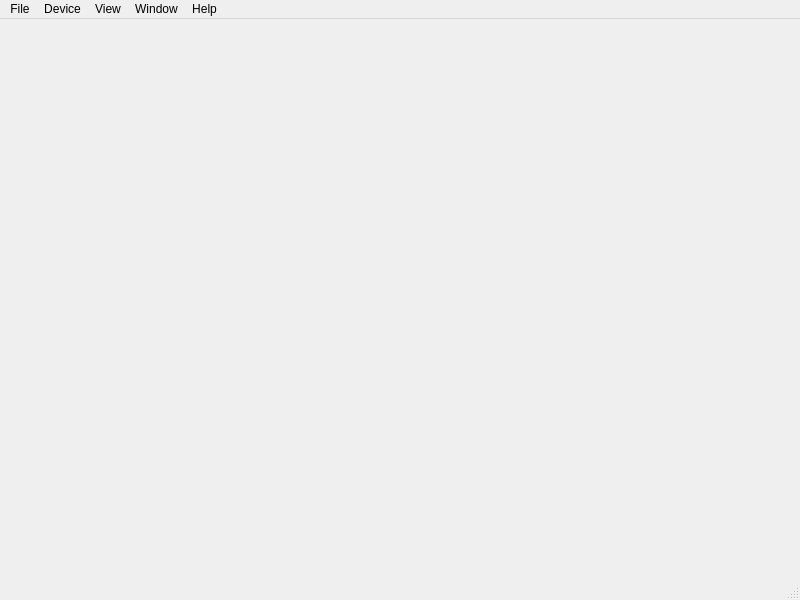
<?xml version="1.0" encoding="UTF-8"?>
<ui version="4.0">
 <class>MainWindow</class>
 <widget class="QMainWindow" name="MainWindow">
  <property name="geometry">
   <rect>
    <x>0</x>
    <y>0</y>
    <width>800</width>
    <height>600</height>
   </rect>
  </property>
  <property name="windowTitle">
   <string>MainWindow</string>
  </property>
  <widget class="QWidget" name="centralwidget"/>
  <widget class="QMenuBar" name="menubar">
   <property name="geometry">
    <rect>
     <x>0</x>
     <y>0</y>
     <width>800</width>
     <height>22</height>
    </rect>
   </property>
   <widget class="QMenu" name="menuFile">
    <property name="title">
     <string>File</string>
    </property>
    <addaction name="actionSave_setup"/>
    <addaction name="actionLoad_setup"/>
    <addaction name="actionSave_image"/>
    <addaction name="actionQuit"/>
   </widget>
   <widget class="QMenu" name="menuDevice">
    <property name="title">
     <string>Device</string>
    </property>
    <widget class="QMenu" name="menuConnect_to">
     <property name="enabled">
      <bool>false</bool>
     </property>
     <property name="title">
      <string>Connect to</string>
     </property>
     <addaction name="actionDummy"/>
    </widget>
    <addaction name="actionUpdate_Device_List"/>
    <addaction name="menuConnect_to"/>
    <addaction name="actionDisconnect"/>
    <addaction name="separator"/>
    <addaction name="actionManual_Control"/>
    <addaction name="actionFirmware_Update"/>
    <addaction name="separator"/>
    <addaction name="actionSource_Calibration"/>
    <addaction name="actionReceiver_Calibration"/>
    <addaction name="actionFrequency_Calibration"/>
   </widget>
   <widget class="QMenu" name="menuWindow">
    <property name="title">
     <string>Window</string>
    </property>
    <widget class="QMenu" name="menuDocks">
     <property name="title">
      <string>Docks</string>
     </property>
     <addaction name="actionDummy_2"/>
    </widget>
    <widget class="QMenu" name="menuToolbars">
     <property name="title">
      <string>Toolbars</string>
     </property>
     <addaction name="actionDummy_3"/>
    </widget>
    <addaction name="menuDocks"/>
    <addaction name="menuToolbars"/>
    <addaction name="actionPreferences"/>
   </widget>
   <widget class="QMenu" name="menuHelp">
    <property name="title">
     <string>Help</string>
    </property>
    <addaction name="actionAbout"/>
   </widget>
   <widget class="QMenu" name="menuView">
    <property name="title">
     <string>View</string>
    </property>
    <addaction name="actionPreset"/>
   </widget>
   <addaction name="menuFile"/>
   <addaction name="menuDevice"/>
   <addaction name="menuView"/>
   <addaction name="menuWindow"/>
   <addaction name="menuHelp"/>
  </widget>
  <widget class="QStatusBar" name="statusbar"/>
  <action name="actionQuit">
   <property name="icon">
    <iconset theme="application-exit">
     <normaloff>.</normaloff>.</iconset>
   </property>
   <property name="text">
    <string>Quit</string>
   </property>
  </action>
  <action name="actionUpdate_Device_List">
   <property name="enabled">
    <bool>true</bool>
   </property>
   <property name="icon">
    <iconset theme="view-refresh" resource="icons.qrc">
     <normaloff>:/icons/refresh.png</normaloff>:/icons/refresh.png</iconset>
   </property>
   <property name="text">
    <string>Update Device List</string>
   </property>
  </action>
  <action name="actionDisconnect">
   <property name="enabled">
    <bool>false</bool>
   </property>
   <property name="text">
    <string>Disconnect</string>
   </property>
  </action>
  <action name="actionDummy">
   <property name="text">
    <string>Dummy</string>
   </property>
  </action>
  <action name="actionManual_Control">
   <property name="enabled">
    <bool>false</bool>
   </property>
   <property name="text">
    <string>Manual Control</string>
   </property>
  </action>
  <action name="actionDummy_2">
   <property name="text">
    <string>Dummy</string>
   </property>
  </action>
  <action name="actionDummy_3">
   <property name="text">
    <string>Dummy</string>
   </property>
  </action>
  <action name="actionFirmware_Update">
   <property name="enabled">
    <bool>false</bool>
   </property>
   <property name="text">
    <string>Firmware Update</string>
   </property>
  </action>
  <action name="actionPreferences">
   <property name="text">
    <string>Preferences</string>
   </property>
  </action>
  <action name="actionAbout">
   <property name="text">
    <string>About</string>
   </property>
  </action>
  <action name="actionSource_Calibration">
   <property name="enabled">
    <bool>false</bool>
   </property>
   <property name="text">
    <string>Source Calibration</string>
   </property>
  </action>
  <action name="actionReceiver_Calibration">
   <property name="enabled">
    <bool>false</bool>
   </property>
   <property name="text">
    <string>Receiver Calibration</string>
   </property>
  </action>
  <action name="actionSave_setup">
   <property name="icon">
    <iconset theme="document-save" resource="icons.qrc">
     <normaloff>:/icons/save.png</normaloff>:/icons/save.png</iconset>
   </property>
   <property name="text">
    <string>Save setup</string>
   </property>
  </action>
  <action name="actionLoad_setup">
   <property name="icon">
    <iconset theme="document-open" resource="icons.qrc">
     <normaloff>:/icons/open.png</normaloff>:/icons/open.png</iconset>
   </property>
   <property name="text">
    <string>Load setup</string>
   </property>
  </action>
  <action name="actionSave_image">
   <property name="icon">
    <iconset theme="camera-photo">
     <normaloff>.</normaloff>.</iconset>
   </property>
   <property name="text">
    <string>Save image...</string>
   </property>
  </action>
  <action name="actionFrequency_Calibration">
   <property name="enabled">
    <bool>false</bool>
   </property>
   <property name="text">
    <string>Frequency Calibration</string>
   </property>
  </action>
  <action name="actionPreset">
   <property name="enabled">
    <bool>false</bool>
   </property>
   <property name="text">
    <string>Preset</string>
   </property>
  </action>
 </widget>
 <resources>
  <include location="icons.qrc"/>
 </resources>
 <connections/>
</ui>
